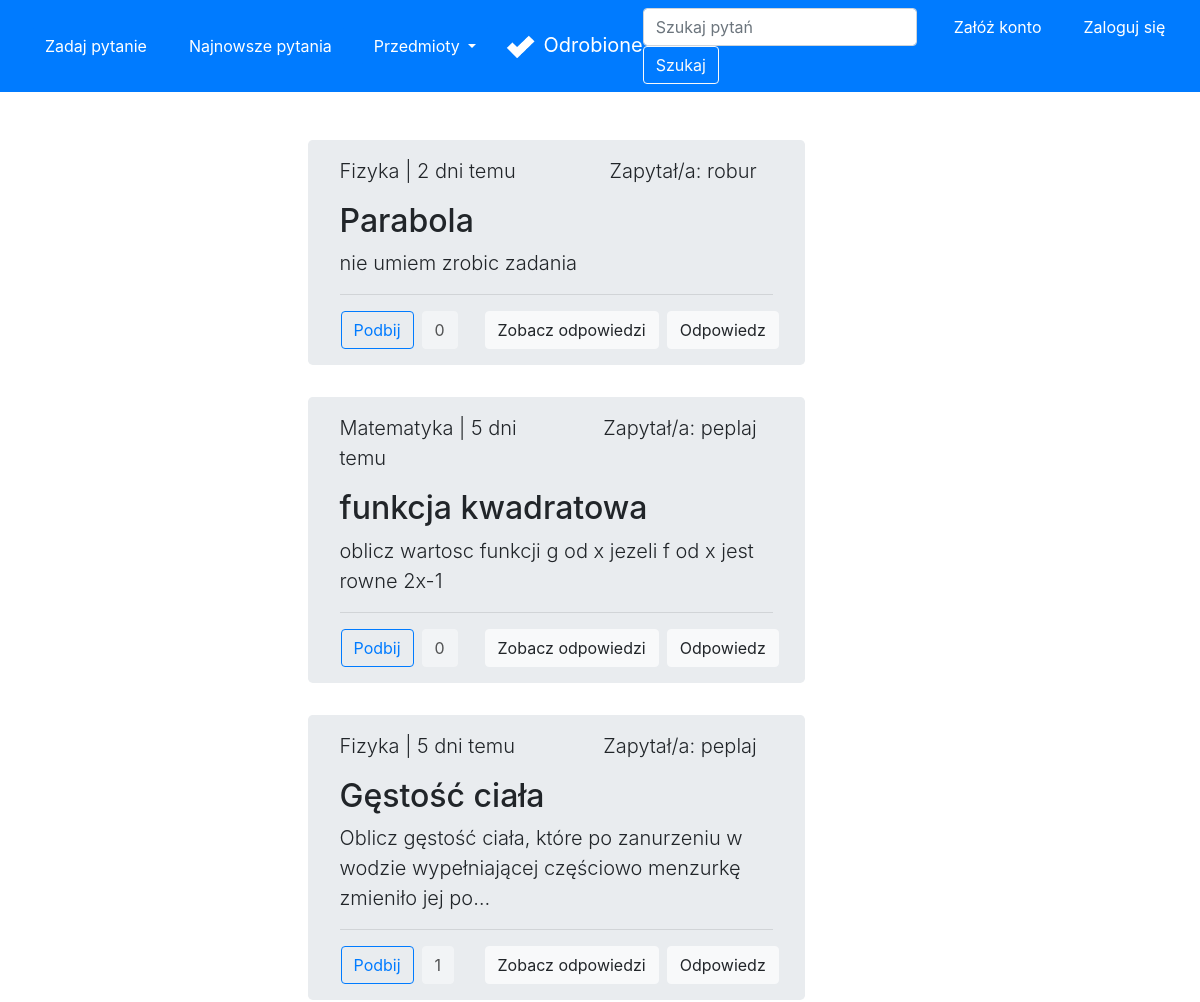
Page /latest (upper part) on the earlier database version.
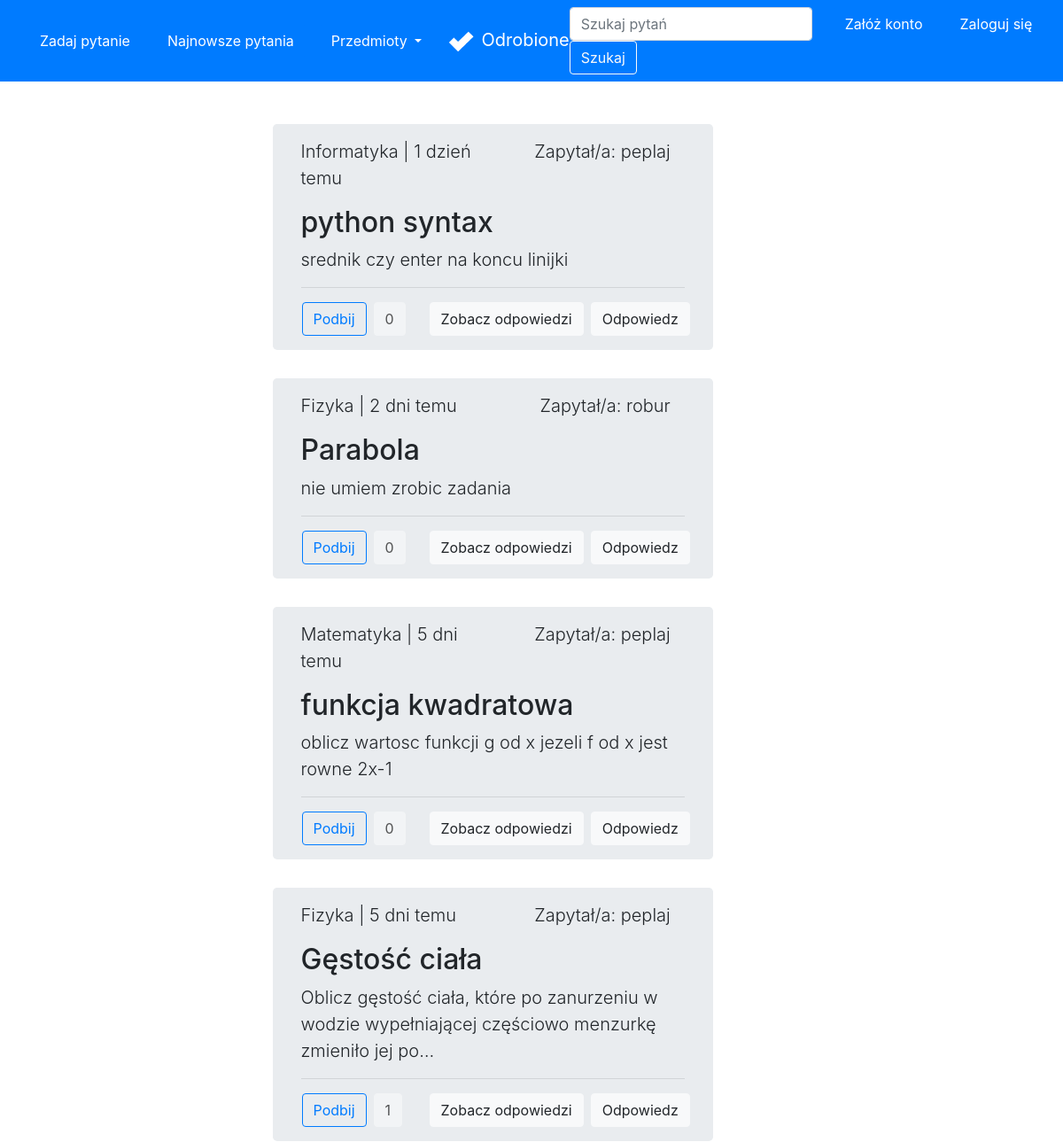
Same page on the later database version.
### forum/models.py (models this page shows, shortened)
class Question(Model):
    title = CharField(max_length=300)
    desc = TextField()
    image = ImageField(upload_to='images/', blank=True)
    createDate = DateTimeField(auto_now_add=True)
    user = ForeignKey(User, on_delete=CASCADE)
    schools = [
        ('', 'Wybierz szkołę'),
        ('ps', 'Szkoła Podstawowa'),
        ('ms', 'Szkoła Średnia'),
        ('cl', 'Studia'),
    ]
    school = CharField(max_length=2, choices=schools,
                       default='')
    subjects = [
        ('', 'Wybierz przedmiot'),
        ('mat', 'Matematyka'),
        ('fiz', 'Fizyka'),
        ('inf', 'Informatyka'),
        ('pol', 'Język Polski'),
        ('ang', 'Język Angielski'),
        ('nmc', 'Język Niemiecki'),
        ('his', 'Historia'),
        ('bio', 'Biologia'),
        ('che', 'Chemia'),
        ('geo', 'Geografia'),
    ]
    subject = CharField(max_length=3, choices=subjects,
                        default='')
    likes = ManyToManyField(User, related_name='likes', blank=True)
    def total_likes(self):
        return self.likes.count()
    def display_time(self):
        mytimezone = timezone.utc
        now = datetime.now(mytimezone)
        diff = (now - self.createDate).days
        if diff == 0:
            if str(now - self.createDate).split(":")[0] == "0":
                if now.hour == self.createDate.hour and now.minute - self.createDate.minute != 0:
                    return str(now.minute - self.createDate.minute)+" min. temu"
                if now.minute - self.createDate.minute != 0:
                    return str(now - self.createDate).split(":")[1]+" min. temu"
                else:
                    return "teraz"
            else:
                return str(now - self.createDate).split(":")[0] + " godz. temu"
        else:
            if diff == 1:
                return str(diff)+" dzień temu"
            else:
                return str(diff)+" dni temu"
    def display_subject(self):
        mySubjects = {'mat': 'Matematyka', 'fiz': 'Fizyka', 'inf': 'Informatyka',
                      'pol': 'Język Polski', 'ang': 'Język Angielski', 'nmc': 'Język Niemiecki',
                      'his': 'Historia', 'bio': 'Biologia', 'che': 'Chemia', 'geo': 'Geografia'}
        return mySubjects[self.subject]

### accounts/models.py (models this page shows)
class User(AbstractUser):
    email = models.EmailField(_('email address'), unique=True)

### forum/views.py (the view)
# urls.py: path('latest', views.latest, name='latest'),
def latest(request):
    questions = Question.objects.all().order_by('-createDate')
    for question in questions:
        if question.likes.filter(id=request.user.id).exists():
            question.is_liked = True
        else:
            question.is_liked = False
    return render(request, 'forum/latest.html',
                  {'questions': questions})

### forum/templates/forum/latest.html (shortened to what this page needs)
{% extends 'forum/base.html' %}
{% block content %}
<div class="row justify-content-center">
    <div class="col-md-6">
        <br>
        <br>
        {% for question in questions %}
        <div class="jumbotron py-3" style="height: fit-content; width: 85%;">
            <div class="row">
                <div class="col text-left">
                    <p class="lead">{{question.display_subject}} | {{question.display_time}}</p>
                </div>
                <div class="col text-right mr-3">
                    <p class="lead">Zapytał/a: {{question.user}}</p>
                </div>
            </div>
            <h2 class="display">{{question.title}}</h2>
            <p class="lead">{{question.desc|truncatechars:100}}</p>
            <hr class="my-2">
            <div class="row mt-3">
                <div class="col content-left">
                    <div class="row">
                        <form action="{% url 'like' question.id %}" method="POST">
                            {% if question.is_liked %}
                            <button type="submit" class="btn btn-primary ml-3">Podbij</button>
                            {% else %}
                            <button type="submit" class="btn btn-outline-primary ml-3">Podbij</button>
                            {% endif %}
                        </form>
                        <a class="btn btn-light disabled ml-2" style="color: black;" href="#"
                            role="button">{{question.total_likes}}</a>
                    </div>
                </div>
                <div class="row">
                    <a class="btn btn-light mr-2" href="{% url 'detail' question.id %}" role="button">Zobacz
                        odpowiedzi</a>
                        <form action="{% url 'createAnswer' question.id %}">
                            <button class="btn btn-light mr-4" type="submit">Odpowiedz</button>
                        </form>
                </div>
            </div>
        </div>
        {% endfor %}
    </div>
</div>
{% endblock content %}

Differences in the rows shown:
added Question: display_subject "Informatyka", display_time "1 dzień temu", user "peplaj", title "python syntax", desc "srednik czy enter na koncu linijki", shows "Podbij", total_likes "0"
